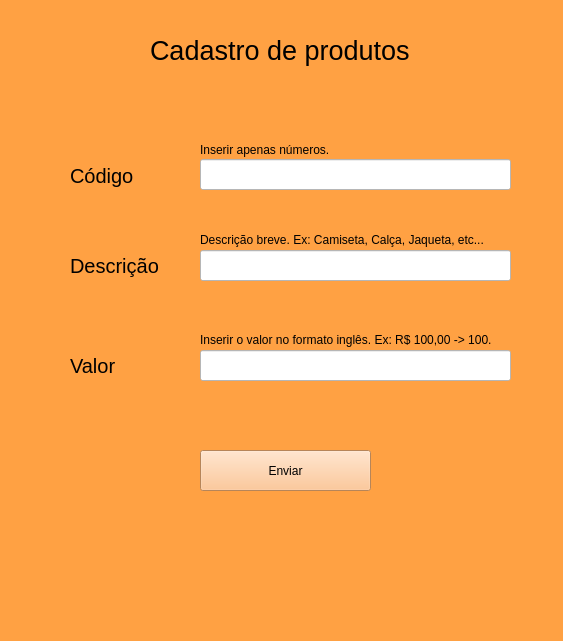
<?xml version="1.0" encoding="UTF-8"?>
<ui version="4.0">
 <class>MainWindow</class>
 <widget class="QMainWindow" name="MainWindow">
  <property name="geometry">
   <rect>
    <x>0</x>
    <y>0</y>
    <width>563</width>
    <height>641</height>
   </rect>
  </property>
  <property name="windowTitle">
   <string>MainWindow</string>
  </property>
  <property name="styleSheet">
   <string notr="true">background-color: rgb(255, 161, 67);</string>
  </property>
  <widget class="QWidget" name="centralwidget">
   <widget class="QLabel" name="label">
    <property name="geometry">
     <rect>
      <x>150</x>
      <y>20</y>
      <width>271</width>
      <height>61</height>
     </rect>
    </property>
    <property name="font">
     <font>
      <family>Arial</family>
      <pointsize>20</pointsize>
      <underline>false</underline>
      <kerning>true</kerning>
     </font>
    </property>
    <property name="text">
     <string>Cadastro de produtos</string>
    </property>
   </widget>
   <widget class="QLabel" name="label_2">
    <property name="geometry">
     <rect>
      <x>70</x>
      <y>160</y>
      <width>111</width>
      <height>31</height>
     </rect>
    </property>
    <property name="font">
     <font>
      <pointsize>15</pointsize>
     </font>
    </property>
    <property name="text">
     <string>Código</string>
    </property>
   </widget>
   <widget class="QLabel" name="label_3">
    <property name="geometry">
     <rect>
      <x>70</x>
      <y>250</y>
      <width>111</width>
      <height>31</height>
     </rect>
    </property>
    <property name="font">
     <font>
      <pointsize>15</pointsize>
     </font>
    </property>
    <property name="text">
     <string>Descrição</string>
    </property>
   </widget>
   <widget class="QLabel" name="label_4">
    <property name="geometry">
     <rect>
      <x>70</x>
      <y>350</y>
      <width>111</width>
      <height>31</height>
     </rect>
    </property>
    <property name="font">
     <font>
      <pointsize>15</pointsize>
     </font>
    </property>
    <property name="text">
     <string>Valor</string>
    </property>
   </widget>
   <widget class="QLabel" name="label_5">
    <property name="geometry">
     <rect>
      <x>200</x>
      <y>230</y>
      <width>291</width>
      <height>20</height>
     </rect>
    </property>
    <property name="text">
     <string>Descrição breve. Ex: Camiseta, Calça, Jaqueta, etc...</string>
    </property>
   </widget>
   <widget class="QLabel" name="label_6">
    <property name="geometry">
     <rect>
      <x>200</x>
      <y>330</y>
      <width>291</width>
      <height>20</height>
     </rect>
    </property>
    <property name="text">
     <string>Inserir o valor no formato inglês. Ex: R$ 100,00 -&gt; 100.00.</string>
    </property>
   </widget>
   <widget class="QPushButton" name="pushButton">
    <property name="geometry">
     <rect>
      <x>200</x>
      <y>450</y>
      <width>171</width>
      <height>41</height>
     </rect>
    </property>
    <property name="styleSheet">
     <string notr="true">background-color: rgb(255, 186, 125);</string>
    </property>
    <property name="text">
     <string>Enviar</string>
    </property>
   </widget>
   <widget class="QLabel" name="label_7">
    <property name="geometry">
     <rect>
      <x>200</x>
      <y>140</y>
      <width>291</width>
      <height>20</height>
     </rect>
    </property>
    <property name="text">
     <string>Inserir apenas números.</string>
    </property>
   </widget>
   <widget class="QLineEdit" name="lineEdit">
    <property name="geometry">
     <rect>
      <x>200</x>
      <y>159</y>
      <width>311</width>
      <height>31</height>
     </rect>
    </property>
    <property name="styleSheet">
     <string notr="true">background-color: rgb(255, 255, 255);</string>
    </property>
   </widget>
   <widget class="QLineEdit" name="lineEdit_2">
    <property name="geometry">
     <rect>
      <x>200</x>
      <y>250</y>
      <width>311</width>
      <height>31</height>
     </rect>
    </property>
    <property name="styleSheet">
     <string notr="true">background-color: rgb(255, 255, 255);</string>
    </property>
   </widget>
   <widget class="QLineEdit" name="lineEdit_3">
    <property name="geometry">
     <rect>
      <x>200</x>
      <y>350</y>
      <width>311</width>
      <height>31</height>
     </rect>
    </property>
    <property name="styleSheet">
     <string notr="true">background-color: rgb(255, 255, 255);</string>
    </property>
   </widget>
  </widget>
  <widget class="QMenuBar" name="menubar">
   <property name="geometry">
    <rect>
     <x>0</x>
     <y>0</y>
     <width>563</width>
     <height>21</height>
    </rect>
   </property>
  </widget>
  <widget class="QStatusBar" name="statusbar"/>
 </widget>
 <resources/>
 <connections/>
</ui>
